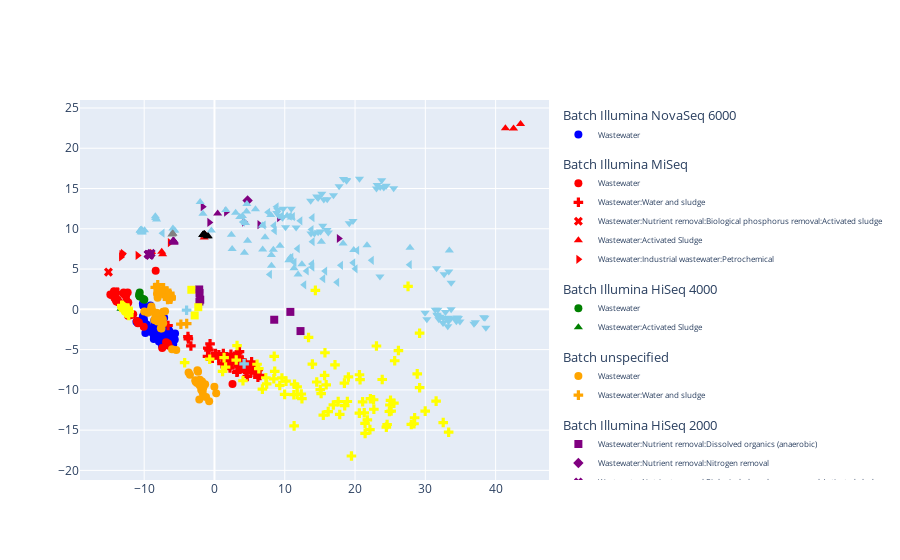

The cell this chart's notebook holds for it:
### Markdown cell above
### Other BECA

### Code cell
otu_combat_corrected = correctCombat(data, sample_label="sample", batch_label=batch_label, experiment_label=exp_label)
plotPCA(otu_combat_corrected, sample_label="sample", batch_label=batch_label, experiment_label=exp_label)
